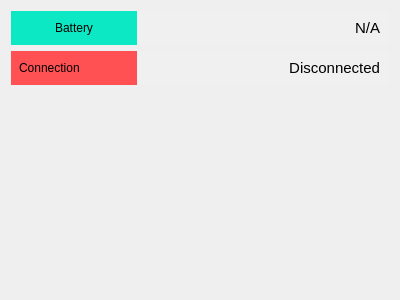
<?xml version="1.0" encoding="UTF-8"?>
<ui version="4.0">
 <class>StatusWidget</class>
 <widget class="QWidget" name="StatusWidget">
  <property name="geometry">
   <rect>
    <x>0</x>
    <y>0</y>
    <width>400</width>
    <height>300</height>
   </rect>
  </property>
  <property name="sizePolicy">
   <sizepolicy hsizetype="Preferred" vsizetype="Preferred">
    <horstretch>0</horstretch>
    <verstretch>0</verstretch>
   </sizepolicy>
  </property>
  <property name="windowTitle">
   <string>Form</string>
  </property>
  <property name="styleSheet">
   <string notr="true">QLabel{
	color:black;
	padding:5px;
	background-color:rgb(211, 211, 211);
}

QLabel#batTitle{
	background-color: rgb(13, 232, 196);
	qproperty-alignment: AlignCenter;
}
QLabel#connectionTitle {
	background-color:rgb(255, 80, 83);
	qproperty-alignment: AlignCenter;
}

QLabel#bat, QLabel#connection{
	padding-right:5px;
	padding-top:8px;
	padding-bottom:8px;
	font: 11pt;
	background-color: rgb(240,240,240);

}

</string>
  </property>
  <layout class="QGridLayout" name="gridLayout">
   <property name="horizontalSpacing">
    <number>0</number>
   </property>
   <property name="verticalSpacing">
    <number>6</number>
   </property>
   <item row="0" column="0">
    <widget class="QLabel" name="batTitle">
     <property name="sizePolicy">
      <sizepolicy hsizetype="Preferred" vsizetype="Preferred">
       <horstretch>0</horstretch>
       <verstretch>0</verstretch>
      </sizepolicy>
     </property>
     <property name="text">
      <string>Battery</string>
     </property>
     <property name="alignment">
      <set>Qt::AlignCenter</set>
     </property>
    </widget>
   </item>
   <item row="1" column="0">
    <widget class="QLabel" name="connectionTitle">
     <property name="sizePolicy">
      <sizepolicy hsizetype="Preferred" vsizetype="Preferred">
       <horstretch>0</horstretch>
       <verstretch>0</verstretch>
      </sizepolicy>
     </property>
     <property name="text">
      <string>Connection</string>
     </property>
    </widget>
   </item>
   <item row="1" column="1" colspan="2">
    <widget class="QLabel" name="connection">
     <property name="sizePolicy">
      <sizepolicy hsizetype="Preferred" vsizetype="Preferred">
       <horstretch>0</horstretch>
       <verstretch>0</verstretch>
      </sizepolicy>
     </property>
     <property name="text">
      <string>Disconnected</string>
     </property>
     <property name="alignment">
      <set>Qt::AlignRight|Qt::AlignTrailing|Qt::AlignVCenter</set>
     </property>
    </widget>
   </item>
   <item row="0" column="1" colspan="2">
    <widget class="QLabel" name="bat">
     <property name="sizePolicy">
      <sizepolicy hsizetype="Preferred" vsizetype="Preferred">
       <horstretch>0</horstretch>
       <verstretch>0</verstretch>
      </sizepolicy>
     </property>
     <property name="text">
      <string>N/A</string>
     </property>
     <property name="alignment">
      <set>Qt::AlignRight|Qt::AlignTrailing|Qt::AlignVCenter</set>
     </property>
    </widget>
   </item>
   <item row="2" column="0">
    <spacer name="verticalSpacer">
     <property name="orientation">
      <enum>Qt::Vertical</enum>
     </property>
     <property name="sizeHint" stdset="0">
      <size>
       <width>20</width>
       <height>0</height>
      </size>
     </property>
    </spacer>
   </item>
  </layout>
 </widget>
 <resources/>
 <connections/>
</ui>
